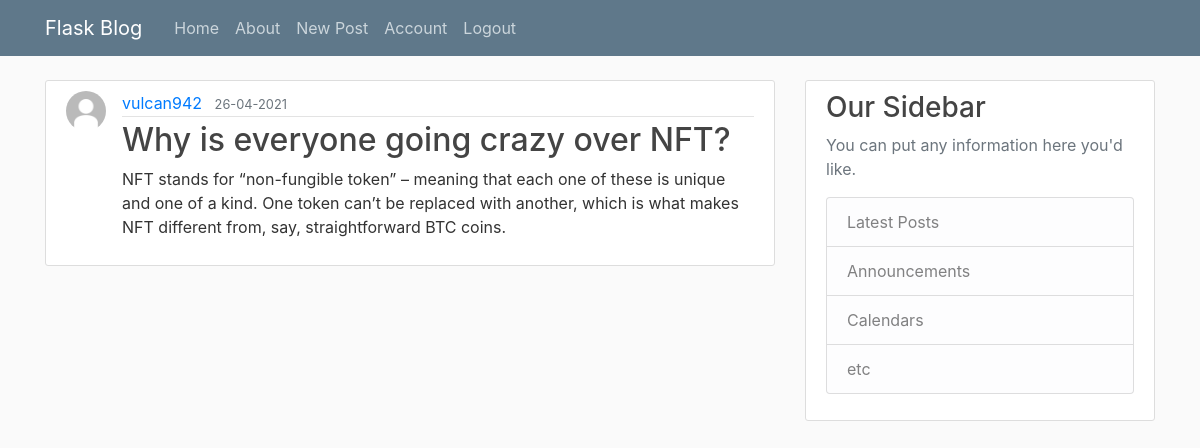
The app's page /post/1 (signed in) with its own data.
### flaskblog/models.py (models this page shows, shortened)
class User(db.Model, UserMixin):
    id = db.Column(db.Integer, primary_key=True)
    username = db.Column(db.String(20), unique=True, nullable=False)
    email = db.Column(db.String(120), unique=True, nullable=False)
    password = db.Column(db.String(60), nullable=False)
    image_file = db.Column(db.String(20), nullable=False, default="default.jpg")
    posts = db.relationship("Post", backref="author", lazy=True)

class Post(db.Model):
    id = db.Column(db.Integer, primary_key=True)
    title = db.Column(db.String(100), nullable=False)
    date_posted = db.Column(db.DateTime, nullable=False, default=datetime.utcnow)
    content = db.Column(db.Text, nullable=False)
    user_id = db.Column(db.Integer, db.ForeignKey("user.id"), nullable=False)

### flaskblog/posts/routes.py (the view)
@posts.route("/post/<int:post_id>")
@login_required
def post(post_id):
    post = Post.query.get_or_404(post_id)
    return render_template("post.html", title=post.title, post=post)

### flaskblog/models.py (called while the page is built)
@login_manager.user_loader
def load_user(user_id):
    return User.query.get(int(user_id))

### flaskblog/templates/post.html (shortened to what this page needs)
{% extends "layout.html" %}
{% block content %}
<article class="media content-section">
  <img
    style="width: 40px; height: 40px"
    class="rounded-circle article-img"
    src="{{ url_for('static',filename='profile_pics/'+post.author.image_file) }}"
  />
  <div class="media-body">
    <div class="article-metadata">
      <a class="mr-2" href="{{ url_for('users.user_posts',username=post.author.username)}}">{{ post.author.username }}</a>
      <small class="text-muted"
        >{{ post.date_posted.strftime('%d-%m-%Y') }}</small
      >
    </div>
    <h2>{{ post.title }}</h2>
    <p class="article-content">{{ post.content }}</p>
  </div>
</article>
{% endblock content %}

### flaskblog/static/main.css (style rules this page uses)
body { background: #fafafa; color: #333333; margin-top: 5rem; }
h1, h2, h3, h4, h5, h6 { color: #444444; }
a { text-decoration: none; }
.content-section { background: #ffffff; padding: 10px 20px; border: 1px solid #dddddd; border-radius: 3px; margin-bottom: 20px; }
.article-content { white-space: pre-line; }
.article-img { height: 65px; width: 65px; margin-right: 16px; }
.article-metadata { padding-bottom: 1px; margin-bottom: 4px; border-bottom: 1px solid #e3e3e3 }

### records on screen
User: image_file (placeholder picture), author.username "vulcan942"
Post: date_posted "26-04-2021", title "Why is everyone going crazy over NFT?", content "NFT stands for “non-fungible token” – meaning that each one of these is unique and one of a kind. One token can’t be replaced with another, which is what makes NFT different from, say, straightforward BTC coins."
